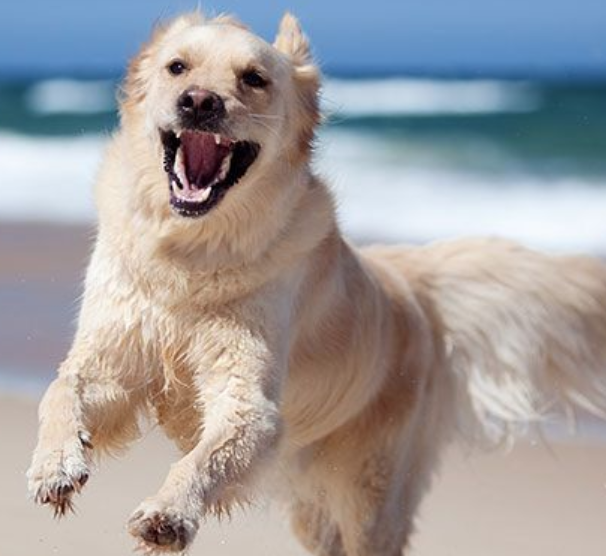
#> input picture web-sample/flask-swagger_api_01simple/app/test/dog1.png, 606 x 556 px, found by its file name
$ python resize.py
#> lines starting #> are read from the running program, lines starting #| are printed output that depends on the picture
# -*- coding: utf-8 -*-
import os
import sys
import cv2
import glob
import numpy as np

in_dir_path = ""
out_dir_path = ""
size = (826,1169)
in_dir_path = "dog1.png"

try:
    img = cv2.imread(in_dir_path)
#> img is the input picture: shape (556, 606, 3); mean B, G, R 158.1, 157.4, 161
    height, width = img.shape[:2]
#> height = 556; width = 606
    img = cv2.resize(img, size)
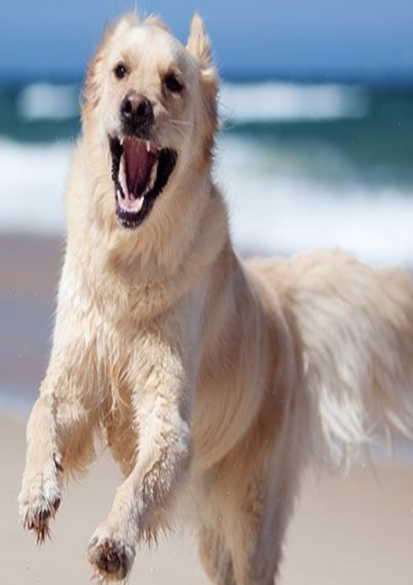
#> img: shape (1169, 826, 3) (shown at 1/2 size); mean B, G, R 158, 157.3, 160.9
    cv2.imwrite(in_dir_path, img)

except Exception as e:
    print("exception args:", e.args)
